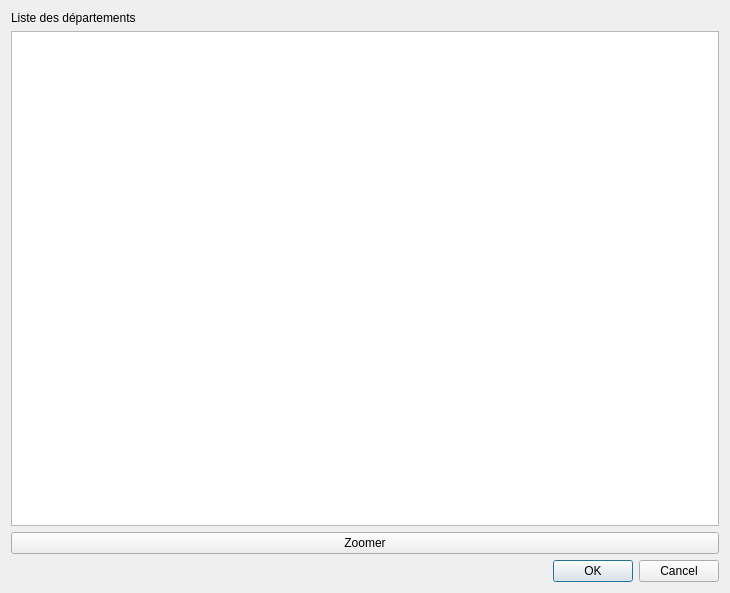
<?xml version="1.0" encoding="UTF-8"?>
<ui version="4.0">
 <class>ZoomToDepDialogBase</class>
 <widget class="QDialog" name="ZoomToDepDialogBase">
  <property name="geometry">
   <rect>
    <x>0</x>
    <y>0</y>
    <width>730</width>
    <height>593</height>
   </rect>
  </property>
  <property name="windowTitle">
   <string>Zoom to Dep</string>
  </property>
  <layout class="QVBoxLayout" name="verticalLayout">
   <item>
    <widget class="QLabel" name="label">
     <property name="text">
      <string>Liste des départements</string>
     </property>
    </widget>
   </item>
   <item>
    <widget class="QListWidget" name="depListWidget">
     <property name="sortingEnabled">
      <bool>false</bool>
     </property>
    </widget>
   </item>
   <item>
    <widget class="QPushButton" name="zoomPushButton">
     <property name="text">
      <string>Zoomer</string>
     </property>
    </widget>
   </item>
   <item>
    <widget class="QDialogButtonBox" name="button_box">
     <property name="orientation">
      <enum>Qt::Horizontal</enum>
     </property>
     <property name="standardButtons">
      <set>QDialogButtonBox::Cancel|QDialogButtonBox::Ok</set>
     </property>
    </widget>
   </item>
  </layout>
 </widget>
 <resources/>
 <connections>
  <connection>
   <sender>button_box</sender>
   <signal>accepted()</signal>
   <receiver>ZoomToDepDialogBase</receiver>
   <slot>accept()</slot>
   <hints>
    <hint type="sourcelabel">
     <x>20</x>
     <y>20</y>
    </hint>
    <hint type="destinationlabel">
     <x>20</x>
     <y>20</y>
    </hint>
   </hints>
  </connection>
  <connection>
   <sender>button_box</sender>
   <signal>rejected()</signal>
   <receiver>ZoomToDepDialogBase</receiver>
   <slot>reject()</slot>
   <hints>
    <hint type="sourcelabel">
     <x>20</x>
     <y>20</y>
    </hint>
    <hint type="destinationlabel">
     <x>20</x>
     <y>20</y>
    </hint>
   </hints>
  </connection>
 </connections>
</ui>
